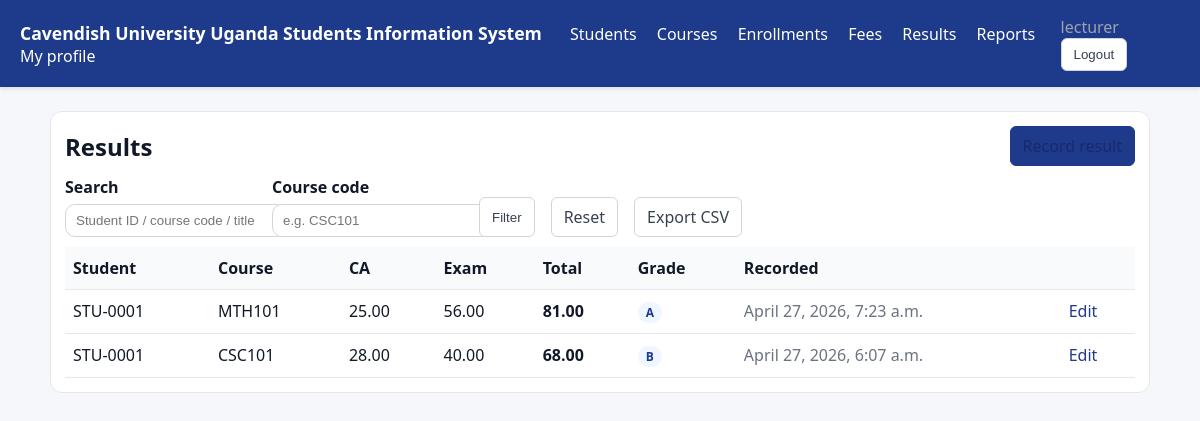
Page /results/ (signed in) on the committed database.
### sis/models.py (models this page shows, shortened)
class Result(models.Model):
    enrollment = models.OneToOneField(Enrollment, on_delete=models.CASCADE, related_name="result")
    ca_score = models.DecimalField(
        max_digits=5, decimal_places=2, validators=[MinValueValidator(0), MaxValueValidator(40)]
    )
    exam_score = models.DecimalField(
        max_digits=5, decimal_places=2, validators=[MinValueValidator(0), MaxValueValidator(60)]
    )
    recorded_by = models.ForeignKey(
        settings.AUTH_USER_MODEL, on_delete=models.SET_NULL, null=True, blank=True
    )
    recorded_at = models.DateTimeField(default=timezone.now, editable=False)
    class Meta:
        indexes = [models.Index(fields=["recorded_at"])]
    @property
    def total(self):
        return self.ca_score + self.exam_score
    @property
    def grade(self):
        t = float(self.total)
        if t >= 70:
            return "A"
        if t >= 60:
            return "B"

class Enrollment(models.Model):
    class Status(models.TextChoices):
        ENROLLED = "ENROLLED", "Enrolled"
        DROPPED = "DROPPED", "Dropped"
    student = models.ForeignKey(StudentProfile, on_delete=models.CASCADE, related_name="enrollments")
    course = models.ForeignKey(Course, on_delete=models.CASCADE, related_name="enrollments")
    year = models.PositiveSmallIntegerField()
    semester = models.PositiveSmallIntegerField(
        validators=[MinValueValidator(1), MaxValueValidator(3)]
    )
    status = models.CharField(max_length=16, choices=Status.choices, default=Status.ENROLLED)
    created_at = models.DateTimeField(default=timezone.now, editable=False)
    class Meta:
        constraints = [
            models.UniqueConstraint(
                fields=["student", "course", "year", "semester"], name="uniq_enrollment_term"
            )
        ]

class StudentProfile(models.Model):
    user = models.OneToOneField(
        settings.AUTH_USER_MODEL, on_delete=models.CASCADE, related_name="student_profile"
    )
    student_id = models.CharField(max_length=32, unique=True)
    date_of_birth = models.DateField(null=True, blank=True)
    phone = models.CharField(max_length=32, blank=True)
    address = models.TextField(blank=True)
    is_verified = models.BooleanField(default=False)
    verified_at = models.DateTimeField(null=True, blank=True)
    verified_by = models.ForeignKey(
        settings.AUTH_USER_MODEL,
        on_delete=models.SET_NULL,
        null=True,
        blank=True,
        related_name="verified_students",
    )
    created_at = models.DateTimeField(default=timezone.now, editable=False)

class Course(models.Model):
    code = models.CharField(max_length=16, unique=True)
    title = models.CharField(max_length=200)
    credit_units = models.PositiveSmallIntegerField(default=3)
    lecturer = models.ForeignKey(
        settings.AUTH_USER_MODEL,
        on_delete=models.SET_NULL,
        null=True,
        blank=True,
        related_name="courses_taught",
    )
    is_active = models.BooleanField(default=True)
    created_at = models.DateTimeField(default=timezone.now, editable=False)

### sis/authz.py (the view)
        def _wrapped(request: HttpRequest, *args, **kwargs):
            if not request.user.is_authenticated:
                return redirect(f"{reverse('login')}?next={request.path}")
            if request.user.is_superuser:
                return view(request, *args, **kwargs)
            if any(user_in_group(request.user, g) for g in group_names):
                return view(request, *args, **kwargs)
            return redirect("sis:home")

### sis/authz.py (called while the page is built)
def user_in_group(user, group_name: str) -> bool:
    if not user or isinstance(user, AnonymousUser):
        return False
    if getattr(user, "is_superuser", False):
        return True
    return user.groups.filter(name=group_name).exists()

def require_any_group(*group_names: str):
    def decorator(view: Callable[[HttpRequest, ...], HttpResponse]):
        def _wrapped(request: HttpRequest, *args, **kwargs):
            if not request.user.is_authenticated:
                return redirect(f"{reverse('login')}?next={request.path}")
            if request.user.is_superuser:
                return view(request, *args, **kwargs)
            if any(user_in_group(request.user, g) for g in group_names):
                return view(request, *args, **kwargs)
            return redirect("sis:home")
        return _wrapped
    return decorator

### templates/sis/results/list.html (shortened to what this page needs)
{% extends "base.html" %}
{% block content %}
  <div class="card">
    <div style="display:flex; justify-content:space-between; align-items:center;">
      <h2 style="margin:0;">Results</h2>
      <a class="btn primary" href="{% url 'sis:result_record' %}">Record result</a>
    </div>
    <form method="get" style="margin-top:10px; display:flex; gap:8px; align-items:end; flex-wrap:wrap;">
      <div>
        <label>Search</label>
        <input name="q" value="{{ q|default:'' }}" placeholder="Student ID / course code / title" />
      </div>
      <div>
        <label>Course code</label>
        <input name="course" value="{{ course|default:'' }}" placeholder="e.g. CSC101" />
      </div>
      <div style="display:flex; gap:8px;">
        <button class="btn" type="submit">Filter</button>
        <a class="btn" href="{% url 'sis:result_list' %}">Reset</a>
        <a class="btn" href="{% url 'sis:result_export_csv' %}?q={{ q|urlencode }}&course={{ course|urlencode }}">Export CSV</a>
      </div>
    </form>
    <table style="margin-top:10px;">
      <thead><tr><th>Student</th><th>Course</th><th>CA</th><th>Exam</th><th>Total</th><th>Grade</th><th>Recorded</th><th></th></tr></thead>
      <tbody>
        {% for r in results %}
          <tr>
            <td>{{ r.enrollment.student.student_id }}</td>
            <td>{{ r.enrollment.course.code }}</td>
            <td>{{ r.ca_score }}</td>
            <td>{{ r.exam_score }}</td>
            <td><strong>{{ r.total }}</strong></td>
            <td><span class="pill">{{ r.grade }}</span></td>
            <td class="muted">{{ r.recorded_at }}</td>
            <td><a href="{% url 'sis:result_edit' pk=r.pk %}">Edit</a></td>
          </tr>
        {% empty %}
          <tr><td colspan="8" class="muted">No results recorded.</td></tr>
        {% endfor %}
      </tbody>
    </table>
  </div>
{% endblock %}

### templates/base.html (shortened to what this page needs)
<!doctype html>
<html lang="en">
<head>
</head>
<body>
  <div class="topbar">
    <div>
      <a href="{% url 'sis:home' %}" style="font-size: 1.1em; margin-right: 24px;"><strong>Cavendish University Uganda
          Students Information System</strong></a>
      {% if request.user.is_authenticated %}
      <a href="{% url 'sis:student_list' %}">Students</a>
      <a href="{% url 'sis:course_list' %}">Courses</a>
      <a href="{% url 'sis:enrollment_list' %}">Enrollments</a>
      <a href="{% url 'sis:fee_list' %}">Fees</a>
      <a href="{% url 'sis:result_list' %}">Results</a>
      <a href="{% url 'sis:report_index' %}">Reports</a>
      <a href="{% url 'sis:my_profile' %}">My profile</a>
      {% endif %}
    </div>
    <div>
      {% if request.user.is_authenticated %}
      <span class="muted" style="color:#9ca3af;">{{ request.user.username }}</span>
      <form method="post" action="{% url 'logout' %}" style="display:inline;">
        <button class="btn" type="submit">Logout</button>
      </form>
      {% else %}
      <a class="btn primary" href="{% url 'login' %}">Login</a>
      <a class="btn" href="{% url 'sis:signup' %}">Student signup</a>
      {% endif %}
    </div>
  </div>
  <div class="container">
    {% block content %}{% endblock %}
  </div>
</body>
</html>

### templates/base.html (style rules this page uses)
:root { color-scheme: light; }
body { font-family: system-ui, -apple-system, Segoe UI, Roboto, Arial, sans-serif; margin: 0; background: #f6f7fb; color: #111827; }
a { color: #1E3A8A; text-decoration: none; }
.topbar { background: #1E3A8A; color: rgb(69, 4, 190); padding: 16px 20px; display: flex; justify-content: space-between; align-items: center; box-shadow: 0 2px 4px rgba(0, 0, 0, 0.1); }
.topbar a { color: #ffffff; margin-right: 16px; font-weight: 500; }
.container { max-width: 1100px; margin: 24px auto; padding: 0 16px; }
.card { background: white; border: 1px solid #e5e7eb; border-radius: 12px; padding: 14px; }
table { width: 100%; border-collapse: collapse; }
th, td { text-align: left; border-bottom: 1px solid #e5e7eb; padding: 10px 8px; vertical-align: top; }
th { background: #f9fafb; font-weight: 600; }
.muted { color: #6b7280; }
.pill { display: inline-block; padding: 2px 8px; border-radius: 999px; background: #EFF6FF; color: #1E3A8A; font-size: 12px; font-weight: 600; }
.btn { display: inline-block; padding: 8px 12px; border-radius: 6px; border: 1px solid #d1d5db; background: #fff; cursor: pointer; color: #374151; font-weight: 500; transition: all 0.2s; }
.btn.primary { background: #1E3A8A; border-color: #1E3A8A; color: rgb(26, 41, 109); }
.btn+.btn { margin-left: 8px; }
label { display: block; font-weight: 600; margin-bottom: 6px; }
input, select, textarea { width: 100%; max-width: 520px; padding: 8px 10px; border-radius: 10px; border: 1px solid #d1d5db; background: white; }

### rows in the picture
Result: enrollment.student.student_id "STU-0001", enrollment.course.code "MTH101", ca_score "25.00", exam_score "56.00", total "81.00", grade "A", recorded_at "April 27, 2026, 7:23 a.m."
Result: enrollment.student.student_id "STU-0001", enrollment.course.code "CSC101", ca_score "28.00", exam_score "40.00", total "68.00", grade "B", recorded_at "April 27, 2026, 6:07 a.m."

### other values in the picture
{{ request.user.username }} "lecturer"
